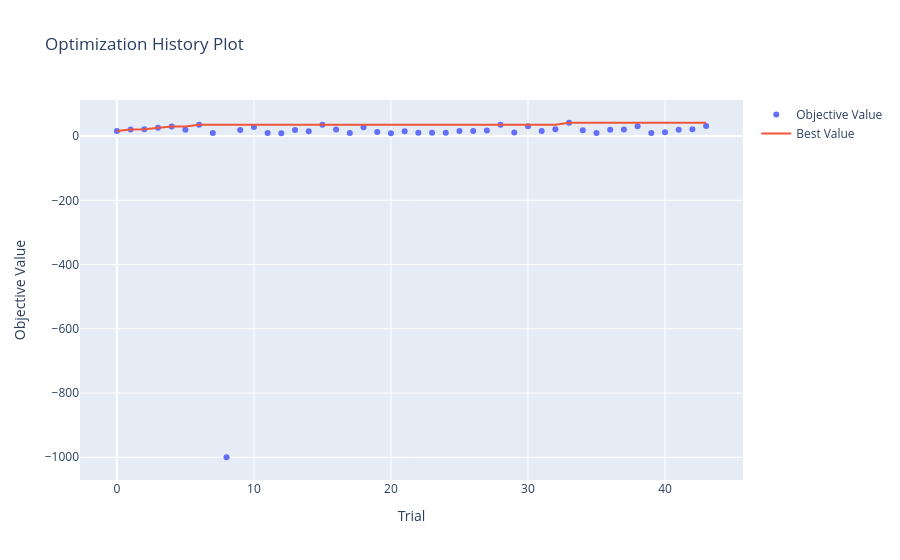

The cell this chart's notebook holds for it:
### Code cell
import optuna
import optuna.visualization as optuna_vis
from optuna.storages import RDBStorage
import os
import plotly

# Define the storage URL and study name
db_file = os.path.abspath(os.path.join(os.getcwd(), '..','optuna_db.sqlite3'))
db_file_path = f"sqlite:///{db_file}" # The URL format is important
study_name = "ESP32_Latency_Stacking_Arch_128_64_5"

# --- 1. Load the study from the SQLite database ---
try:
    # We use RDBStorage for relational database backends like SQLite
    storage = RDBStorage(db_file_path)
    
    # Load the existing study by name
    study = optuna.load_study(
        study_name=study_name,
        storage=storage,
    )
    
    print(f"Successfully loaded study '{study_name}' with {len(study.trials)} trials.")

    # --- 2. Generate and display the optimization history graph ---
    # The plot is interactive if run in a compatible environment (like Jupyter Notebook, VS Code with extension)
    # or it opens in a web browser.
    fig = optuna_vis.plot_optimization_history(study)
    fig.show()

except Exception as e:
    print(f"Error loading study or plotting graph: {e}")
    print(f"Please ensure the database file '{db_file_path}' exists and the study name '{study_name}' is correct.")

### Figure 1 — Plotly figure (JSON) as saved in the notebook; plotly's stock layout.template omitted (floating-point values rounded to 4 significant figures)
{"data": [{"mode": "markers", "name": "Objective Value", "type": "scatter", "x": [0, 1, 2, 3, 4, 5, 6, 7, 8, 9, 10, 11, 12, 13, 14, 15, 16, 17, 18, 19, 20, 21, 22, 23, 24, 25, 26, 27, 28, 29, 30, 31, 32, 33, 34, 35, 36, 37, 38, 39, 40, 41, 42, 43], "y": [15.87, 20.75, 21.37, 25.65, 29.78, 19.85, 35.18, 9.705, -1000, 19.14, 28.3, 9.266, 9.033, 18.75, 15.37, 35.63, 20.82, 9.575, 27.38, 12.6, 8.944, 15.13, 10.38, 10.26, 10.56, 15.64, 15.95, 17.53, 35.43, 11.14, 30.3, 15.72, 21.07, 41.5, 18.36, 9.487, 20.04, 20.21, 30.46, 9.69, 11.58, 20.01, 21.14, 31.23]}, {"mode": "lines", "name": "Best Value", "type": "scatter", "x": [0, 1, 2, 3, 4, 5, 6, 7, 8, 9, 10, 11, 12, 13, 14, 15, 16, 17, 18, 19, 20, 21, 22, 23, 24, 25, 26, 27, 28, 29, 30, 31, 32, 33, 34, 35, 36, 37, 38, 39, 40, 41, 42, 43], "y": [15.87, 20.75, 21.37, 25.65, 29.78, 29.78, 35.18, 35.18, 35.18, 35.18, 35.18, 35.18, 35.18, 35.18, 35.18, 35.63, 35.63, 35.63, 35.63, 35.63, 35.63, 35.63, 35.63, 35.63, 35.63, 35.63, 35.63, 35.63, 35.63, 35.63, 35.63, 35.63, 35.63, 41.5, 41.5, 41.5, 41.5, 41.5, 41.5, 41.5, 41.5, 41.5, 41.5, 41.5]}, {"marker": {"color": "#cccccc"}, "mode": "markers", "name": "Infeasible Trial", "showlegend": false, "type": "scatter", "x": [], "y": []}], "layout": {"title": {"text": "Optimization History Plot"}, "xaxis": {"title": {"text": "Trial"}}, "yaxis": {"title": {"text": "Objective Value"}}}}
